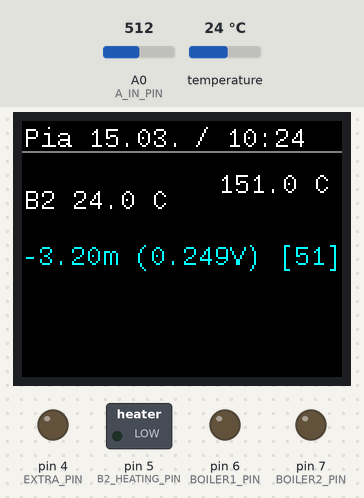
A sketch run on a simulated Arduino Uno, built with avr-gcc and run on an emulated ATmega328P. Parts: 160×128 colour display, switched loads named in the sketch (green lamp = pin HIGH), output pins drawn as LEDs (lit = HIGH). The test bench sets the inputs (shaded band); at power-on: temperature 24 °C, A0 (A_IN_PIN) = 512. The local clock reads 2024-03-15 10:24:30 at power-on unless the sketch sets it; what the sketch prints to the serial monitor is not drawn.

Above: at 2.0 s.
2.1 s: temperature set to 12 °C
At 3.5 s:
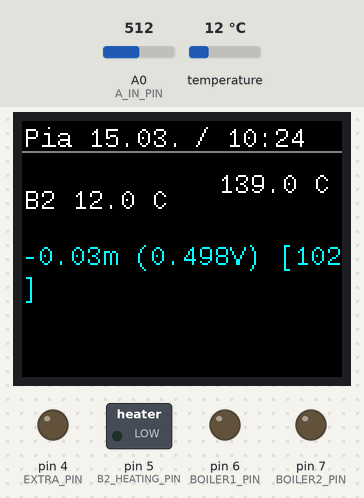
6.9 s: A0 (A_IN_PIN) set to 716
At 8.9 s:
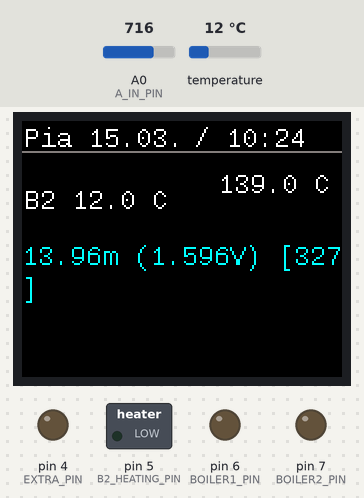
10.6 s: temperature set to 19 °C
At 12.4 s:
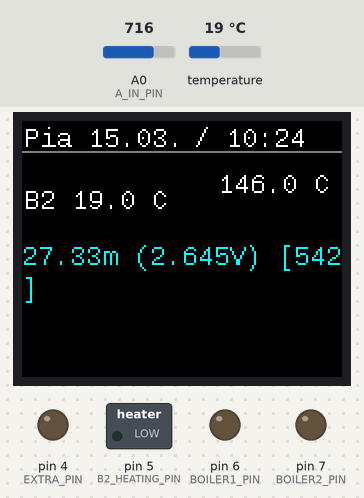
14.5 s: A0 (A_IN_PIN) set to 900
At 16.5 s:
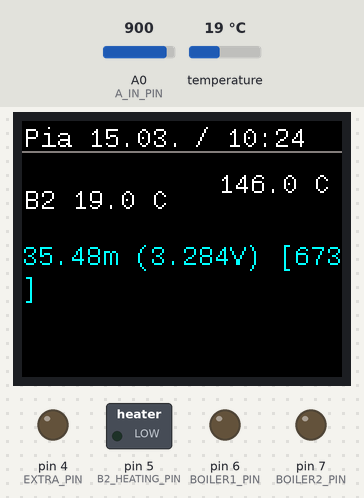
18.3 s: temperature set to 28 °C
At 20.2 s:
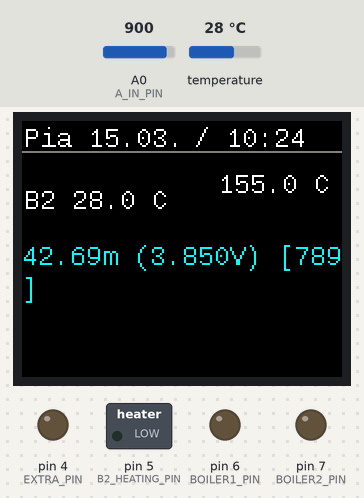
22.2 s: A0 (A_IN_PIN) set to 1023
At 24.2 s:
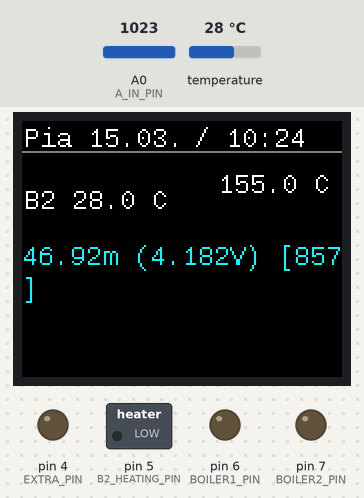
Timing chart, 0 to 25.7 s (numbered marks = the images above; inputs shaded):
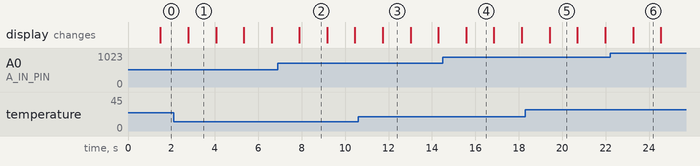

Measured:
- after the input at 2.1 s, the display: changes after 0.68 s (image 1)
- what the display in image 1 shows lasts 1.3 s, from 2.8 s to 4.1 s

The sketch:

boiler-control.ino
```cpp
#include <Arduino.h>

#include <Wire.h>
#include "RTClib.h"

#include <OneWire.h>
#include <DallasTemperature.h>

#include <Adafruit_GFX.h>    // Core graphics library
#include <Adafruit_ST7735.h> // Hardware-specific library for ST7735
#include <SPI.h>
#include "custom-font.h"
#include "custom-font-7p.h"

#include "free_memory.h"
#include "progress.h"
#include "history.h"

#define TFT_CS        10
#define TFT_RST        8 // Or set to -1 and connect to Arduino RESET pin
#define TFT_DC         9

#define COLOR_GRAY	0x83EF

Adafruit_ST7735 tft = Adafruit_ST7735(TFT_CS, TFT_DC, TFT_RST);

RTC_DS3231 rtc;
// char daysOfTheWeek[7][12] = { "Sunday", "Monday", "Tuesday", "Wednesday", "Thursday", "Friday", "Saturday" };
int DATE_TIME_X = 1;
int DATE_TIME_Y = 12;

int T1_POSITION_X = 1;
int T1_POSITION_Y = 28;
int T2_POSITION_X = 1;
int T2_POSITION_Y = T1_POSITION_Y + 15;
int T3_POSITION_X = 1;
int T3_POSITION_Y = T2_POSITION_Y + 15;

int BOILER1_I2C_INDEX = 1;
int BOILER2_I2C_INDEX = 0;
uint8_t *BOILER1_I2C_ADDRESS = new uint8_t[8];
uint8_t *BOILER2_I2C_ADDRESS = new uint8_t[8];
int BOILER1_PIN = 6;
int BOILER2_PIN = 7;
int B2_HEATING_PIN = 5;
int EXTRA_PIN = 4;

int PANEL_I2C_INDEX = 2;

int activeBoiler = -1;
int boilerToActivate = -1;
int activationInProgress = 0;
uint32_t boilerActivationTime;
int VALVE_SWITCH_TEMPERATURE = 4; // temperature difference between boilers for valve switching
int VALVE_SWITCH_DURATION = 60; //duration of impulse for switching of valve in seconds

#define ONE_WIRE_BUS 2
// Setup a oneWire instance to communicate with any OneWire device
OneWire oneWire(ONE_WIRE_BUS);
// Pass oneWire reference to DallasTemperature library
DallasTemperature sensors(&oneWire);
int deviceCount = 0;

char previousText[3][30];
int PREV_TIME = 1;
int PREV_DATE = 2;

char previousTemperature[5][3][30]; //todo: rename to 'previousText'

// ============== WATER LEVEL MEASUREMENT =====================================

int A_IN_PIN = 14; // A0
float DA_RATIO = 0.00488; // 5/1024
int WATER_DENSITY = 1000;
float GRAVITATIONAL_ACCELERATION = 9.81;

const int mCount = 10;
int currentMeasurement = 0;
float measurements[mCount];

// ============================================================================

//####################### METHOD FORWARD DECLARATION #############################
void drawDateTime(DateTime now);
void printTimeToSerial();
void testdrawtext(char *text, uint16_t color);
void detectTempSensors();
void drawTemperature(char *text, float temperature, int positionX, int positionY, uint16_t color);
void drawTemperature2(int i2c_index, float temperature, int positionX, int positionY, uint16_t color);
void drawWaterLevel(int i2c_index, int digitalInput, int positionX, int positionY, uint16_t color);
void evaluateValve(float temp1, float temp2);
void activateBoiler();
char* indexToDay(uint8_t index);
uint16_t getColor(int boiler);
void evaluateHeating();
boolean isErrorTemperature(float temperature);
int scmp(const char *X, const char *Y);
void calculateWaterLevel(DateTime now, Adafruit_ST7735 tft);

void setup(void) {
	sensors.begin();  // Start up the library
	sensors.getAddress(BOILER1_I2C_ADDRESS, BOILER1_I2C_INDEX);
	sensors.getAddress(BOILER2_I2C_ADDRESS, BOILER2_I2C_INDEX);

	sensors.setResolution(12);
	sensors.setWaitForConversion(true);

	Serial.begin(115200);

	tft.initR(INITR_BLACKTAB);
	tft.setTextWrap(true);
	tft.setFont(&LiberationMono_Regular7pt7b);

	// Serial.println(F("Initialized"));

	tft.setRotation(1);
	tft.fillScreen(ST77XX_BLACK);
	tft.drawFastHLine(0, 15, 160, COLOR_GRAY);

	int b = rtc.begin();

	if (!b) {
		Serial.println("RTC problem");
		while (1)
			;
	} else {
		Serial.println("RTC ok");
	}

	if (rtc.lostPower()) {
		// Serial.println("RTC lost power, lets set the time!");
		// Following line sets the RTC to the date & time this sketch was compiled
		rtc.adjust(DateTime(F(__DATE__), F(__TIME__)));
		// Following line sets the RTC with an explicit date & time
		// for example to set January 27 2017 at 12:56 you would call:
		// rtc.adjust(DateTime(2017, 1, 27, 12, 56, 0));
	}

	pinMode(BOILER1_PIN, OUTPUT);
	pinMode(BOILER2_PIN, OUTPUT);
	pinMode(B2_HEATING_PIN, OUTPUT);
	pinMode(EXTRA_PIN, OUTPUT);
//	activateBoiler(); // should not be needed here

//	detectTempSensors();
	//	strcpy(textHistory['time'], "empty");
	//	strcpy(textHistory['date'], "empty");
	strcpy(previousTemperature[BOILER1_I2C_INDEX][0], "B1");
	strcpy(previousTemperature[BOILER2_I2C_INDEX][0], "B2");
	strcpy(previousTemperature[PANEL_I2C_INDEX][0], "T3");
}

void loop() {
	long start = micros();
	delay(500);

	sensors.requestTemperatures();

	float boiler1Temperature = sensors.getTempCByIndex(BOILER1_I2C_INDEX);
//	boiler1Temperature = sensors.getTempC(BOILER1_I2C_ADDRESS);
	float boiler2Temperature = sensors.getTempCByIndex(BOILER2_I2C_INDEX);
//	boiler2Temperature = sensors.getTempC(BOILER2_I2C_ADDRESS);
	float panelTemperature = sensors.getTempCByIndex(PANEL_I2C_INDEX);

//	Serial.print("temperature: ");
//	Serial.println(boiler2Temperature);

	uint16_t color;
	color = getColor(BOILER1_PIN);
	drawTemperature2(BOILER1_I2C_INDEX, boiler1Temperature, T1_POSITION_X, T1_POSITION_Y, color);
	color = getColor(BOILER2_PIN);
	drawTemperature2(BOILER2_I2C_INDEX, boiler2Temperature, T2_POSITION_X, T2_POSITION_Y, color);
	drawTemperature2(3, abs(boiler1Temperature - boiler2Temperature), 90, ((T1_POSITION_Y + T2_POSITION_Y) / 2), ST77XX_WHITE);

	drawTemperature2(PANEL_I2C_INDEX, panelTemperature, T3_POSITION_X, T3_POSITION_Y, ST77XX_WHITE);

	evaluateValve(boiler1Temperature, boiler2Temperature);
	activateBoiler();
	evaluateHeating();
  DateTime now = rtc.now();
	drawDateTime(now);
	calculateWaterLevel(now, tft);

	// printTimeToSerial();

	// output pin - not yet determined what it will be used for
//	uint8_t second = rtc.now().second();
//	if ((second % 10) == 0) {
//		digitalWrite(EXTRA_PIN, HIGH);
//	} else {
//		digitalWrite(EXTRA_PIN, LOW);
//	}

	toggleProgressIndicator(tft);

	// Serial.print("mem = ");
	// Serial.println(freeMemory());

	// drawProgressIndicator(tft);

	long end = micros();
	long duration = end - start;
//	Serial.print("loop duration: ");
//	Serial.println(duration);
}

boolean isErrorTemperature(float temperature) {
	return temperature == -127.0;
}

uint16_t getColor(int boiler) {
	if (activeBoiler == boiler) {
		return ST77XX_RED;
	} else {
//		if ((random(0, 10) % 2) == 0) {
//			return ST7735_BLUE;
//		} else {
//			return ST7735_CYAN;
//		}
		return ST77XX_WHITE;
	}
}

void testdrawtext(char *text, uint16_t color) {
	tft.setTextColor(color);
	tft.println(text);
}

void printTimeToSerial() {
	DateTime now = rtc.now();

	Serial.println("Current Date & Time: ");
	Serial.print(now.year(), DEC);
	Serial.print('/');
	Serial.print(now.month(), DEC);
	Serial.print('/');
	Serial.print(now.day(), DEC);
	Serial.print(" (");
	// Serial.print(daysOfTheWeek[now.dayOfTheWeek()]);
	Serial.print(") ");
	Serial.print(now.hour(), DEC);
	Serial.print(':');
	Serial.print(now.minute(), DEC);
	Serial.print(':');
	Serial.print(now.second(), DEC);
	Serial.println();

	Serial.println("Unix Time: ");
	Serial.print("elapsed ");
	Serial.print(now.unixtime());
	Serial.print(" seconds/");
	Serial.print(now.unixtime() / 86400L);
	Serial.println(" days since 1/1/1970");

	Serial.println("----------------------------------");
}

void drawDateTime(DateTime now) {
	char resultText[11];
	int16_t x = 0, y = 0;
	uint16_t w = 0, h = 0;

	char *dayName = indexToDay(now.dayOfTheWeek());

	// tft.setCursor(DATE_TIME_X, DATE_TIME_Y);
	tft.setTextColor(ST77XX_WHITE);

	//----------------------------
//	sprintf(result, "%s %02d:%02d:%02d\n%02d.%02d.%02d", dayName, now.hour(), now.minute(), now.second(), now.day(), now.month(), now.year());
//	tft.getTextBounds(result, DATE_TIME_X, DATE_TIME_Y, &x, &y, &w, &h);
//	w += 2; // a bug, rectangle of text may not be calculated correctly
//	tft.fillRect(x - 1, y - 1, w, h, ST77XX_BLACK); // "-1" is for fixing of calculation of text rectangle
//
//	tft.setCursor(DATE_TIME_X, DATE_TIME_Y);
//	tft.setTextColor(ST77XX_WHITE);
//	tft.print(result);
	//----------------------------

	sprintf(resultText, "%s %02d.%02d.", dayName, now.day(), now.month());
	if (strcmp(previousText[PREV_TIME], resultText) != 0) {
	  tft.setCursor(DATE_TIME_X, DATE_TIME_Y);
		strcpy(previousText[PREV_TIME], resultText);
		tft.getTextBounds(resultText, DATE_TIME_X, DATE_TIME_Y, &x, &y, &w, &h);
    w += 2; // a bug, rectangle of text may not be calculated correctly
		tft.fillRect(x - 1, y - 1, w, h + 1, ST77XX_BLACK); // "-1" is for fixing of calculation of text rectangle
		tft.println(resultText);
	} else {
		tft.getTextBounds(previousText[PREV_TIME], DATE_TIME_X, DATE_TIME_Y, &x, &y, &w, &h);
    w += 2; // a bug, rectangle of text may not be calculated correctly
  }


	sprintf(resultText, " / %02d:%02d", now.hour(), now.minute());
	// sprintf(resultText, " - %02d.%02d.", now.second(), now.second());
	if (strcmp(previousText[PREV_DATE], resultText) != 0) {
	  tft.setCursor(DATE_TIME_X + w, DATE_TIME_Y);
    strcpy(previousText[PREV_DATE], resultText);
		tft.getTextBounds(resultText, DATE_TIME_X + w, DATE_TIME_Y, &x, &y, &w, &h); //todo: why +w ???
		tft.fillRect(x - 1, y, w + 1, h, ST77XX_BLACK); // "-1" is for fixing of calculation of text rectangle
		tft.print(resultText);
	}

}

void detectTempSensors() {
	Serial.print("Locating devices...");
	Serial.print("Found ");
	deviceCount = sensors.getDeviceCount();
	Serial.print(deviceCount, DEC);
	Serial.println(" devices.");
	Serial.println("");

	tft.setTextWrap(true);
	tft.setCursor(0, 15);

	char result[50];
	sprintf(result, "count: %d", deviceCount);
	testdrawtext(result, ST7735_BLUE);

	sensors.getAddress(BOILER1_I2C_ADDRESS, BOILER1_I2C_INDEX);
	sprintf(result, "b1: %d", BOILER1_I2C_ADDRESS);
	testdrawtext(result, ST7735_BLUE);

	sensors.getAddress(BOILER2_I2C_ADDRESS, BOILER2_I2C_INDEX);
	sprintf(result, "b2: %d", BOILER2_I2C_ADDRESS);
	testdrawtext(result, ST7735_BLUE);
	delay(5000);
}

void drawTemperature(char *text, float temperature, int positionX, int positionY, uint16_t color) {

	int16_t x, y;
	uint16_t w, h;
	char result[50];
	char tmp[10];

	if (isErrorTemperature(temperature)) {
		color = ST77XX_ORANGE;
		strcpy(tmp, " ?.?");
	} else {
		dtostrf(temperature, 4, 1, tmp);
	}

	sprintf(result, "%s %s C", text, tmp);
	tft.setCursor(positionX, positionY);
	tft.getTextBounds(result, positionX, positionY, &x, &y, &w, &h);
	tft.fillRect(x, y, w, h, ST77XX_BLACK);
	tft.setTextColor(color);
	tft.print(result);
}

void drawTemperature2(int i2c_index, float temperature, int positionX, int positionY, uint16_t color) {

	int16_t x, y;
	uint16_t w, h;
	char textToPrint[50];
	char temperatureAsString[10];
	char cmpColor[3];

	if (isErrorTemperature(temperature)) {
		color = ST77XX_ORANGE;
//		strcpy(tmp, " ?.?");
		strcpy(textToPrint, previousTemperature[i2c_index][1]);
	} else {
		dtostrf(temperature, 4, 1, temperatureAsString);
		sprintf(textToPrint, "%s %s C", previousTemperature[i2c_index][0], temperatureAsString);
	}


	dtostrf(color, 2, 0, cmpColor);

	int cmpTemp = scmp(previousTemperature[i2c_index][1], textToPrint);
	int cmpCol = scmp(previousTemperature[i2c_index][2], cmpColor);

	if (cmpTemp != 0 || cmpCol != 0) {

//		Serial.println("diff: ");
//		Serial.print(previousTemperture[i2c_index][1]);
//		Serial.print(" = ");
//		Serial.print(result);
//		Serial.print(" -> ");
//		Serial.println(cmpTemp);

		tft.getTextBounds(previousTemperature[i2c_index][1], positionX, positionY, &x, &y, &w, &h);
		strcpy(previousTemperature[i2c_index][1], textToPrint);
		dtostrf(color, 2, 0, previousTemperature[i2c_index][2]);
		tft.setCursor(positionX, positionY);
		tft.fillRect(x, y, w, h, ST77XX_BLACK);
		tft.setTextColor(color);
//		delay(100);
		tft.print(textToPrint);
	}
}

int scmp(const char *s1, const char *s2) {
//	Serial.println("------------------------");
//	Serial.println("diff: ");
//	Serial.print(s1);
//	Serial.print(" = ");
//	Serial.println(s2);

	while (*s1 && (*s1 == *s2)) {

//		Serial.print(*s1);
//		Serial.print(" = ");
//		Serial.println(*s2);

		s1++;
		s2++;
	}

//	Serial.print(*s1);
//	Serial.print(" = ");
//	Serial.println(*s2);
	return *(const unsigned char*) s1 - *(const unsigned char*) s2;
}

void printTemperatureSensorsToSerial() {
	float temperature;
	for (int i = 0; i < deviceCount; i++) {
		Serial.print("Sensor ");
		Serial.print(i + 1);
		Serial.print(" : ");
		temperature = sensors.getTempCByIndex(i);
		Serial.print(temperature);
		Serial.print((char) 176);    //shows degrees character
		Serial.println("C");
	}
}

void evaluateValve(float temp1, float temp2) {

	if (isErrorTemperature(temp1) || isErrorTemperature(temp2)) {
		// Serial.println("error measurement, skipping boiler evaluation");
		return;
	}

	if (activationInProgress) {
		// Serial.println("boiler activation in progress, skipping boiler evaluation");
		return;
	}

	float diff = abs(temp1 - temp2);
	if (diff > VALVE_SWITCH_TEMPERATURE || activeBoiler == -1) {
		if (temp1 > temp2) {
			// Serial.println("warmer boiler 1");
			boilerToActivate = BOILER1_PIN;
		} else {
			// Serial.println("warmer boiler 2");
			boilerToActivate = BOILER2_PIN;
		}
	}
}

void activateBoiler() {
	if (activeBoiler != boilerToActivate) {
		// Serial.println("activation in progress");
		activationInProgress = 1;
	} else {
		return;
	}

	if (boilerActivationTime == 0) {
		boilerActivationTime = rtc.now().unixtime();
	}

	uint32_t now = rtc.now().unixtime();
	uint32_t diff = now - boilerActivationTime;

	if (diff > VALVE_SWITCH_DURATION) {
		// Serial.print("Setting boiler pin to LOW - ");
		boilerActivationTime = 0;
		activeBoiler = boilerToActivate;
		activationInProgress = 0;
		digitalWrite(boilerToActivate, LOW);
	} else {
		// Serial.print("Setting boiler pin to HIGH - ");
		digitalWrite(boilerToActivate, HIGH);
	}
	// Serial.println(boilerToActivate);
}

char* indexToDay(uint8_t index) {
	switch (index) {
	case 0:
		return "Ned";
	case 1:
		return "Pon";
	case 2:
		return "Uto";
	case 3:
		return "Str";
	case 4:
		return "Stv";
	case 5:
		return "Pia";
	case 6:
		return "Sob";
	}
	return "ERR";
}

void evaluateHeating() {
	DateTime dateTime = rtc.now();
	uint8_t day = dateTime.dayOfTheWeek();

	uint8_t hour = dateTime.hour();
//	uint8_t hour = dateTime.minute(); // this is for testing

	if (day != 5 && day != 6 && day != 0) {
		digitalWrite(B2_HEATING_PIN, LOW);
		return;
	}
	if (hour < 3 || hour > 7) {
		digitalWrite(B2_HEATING_PIN, LOW);
		return;
	}

	digitalWrite(B2_HEATING_PIN, HIGH);
}


void calculateWaterLevel(DateTime now, Adafruit_ST7735 tft) {
	int digitalInput = analogRead(A_IN_PIN);

	int position = currentMeasurement++ % mCount;
	measurements[position] = digitalInput;

	int sum = 0;
	for (int i = 0; i < mCount; i++) {
		sum += measurements[i];
	}
	int average = sum / mCount;

	drawWaterLevel(4, average, 0, 71, ST77XX_CYAN);

  updateAverage(now, digitalInput, tft);
}

void drawWaterLevel(int i2c_index, int digitalInput, int positionX, int positionY, uint16_t color) {

	int16_t x, y;
	uint16_t w, h;
	char result[50];
	char textVoltage[10];
	char textDepth[10];

	float voltage = digitalInput * DA_RATIO; //- 0.075;
	dtostrf(voltage, 5, 3, textVoltage);
	float depth = ((voltage - 0.5) * 1000000) / (8 * WATER_DENSITY * GRAVITATIONAL_ACCELERATION);
	dtostrf(depth, 4, 2, textDepth);

	sprintf(result, "%s%sm (%sV) [%d]", previousTemperature[i2c_index][0], textDepth, textVoltage, digitalInput);

	int cmpTemp = scmp(previousTemperature[i2c_index][1], result);

	if (cmpTemp != 0) {
		tft.getTextBounds(previousTemperature[i2c_index][1], positionX, positionY, &x, &y, &w, &h);
		strcpy(previousTemperature[i2c_index][1], result);
		tft.setCursor(positionX, positionY);
		tft.fillRect(x, y, w, h, ST77XX_BLACK);
		tft.setTextColor(color);
		tft.print(result);
	}
}
```

free_memory.cpp
```cpp
#if (ARDUINO >= 100)
#include <Arduino.h>
#else
#include <WProgram.h>
#endif

extern unsigned int __heap_start;
extern void *__brkval;

/*
 * The free list structure as maintained by the
 * avr-libc memory allocation routines.
 */
struct __freelist
{
  size_t sz;
  struct __freelist *nx;
};

/* The head of the free list structure */
extern struct __freelist *__flp;

#include "free_memory.h"

/* Calculates the size of the free list */
int freeListSize()
{
  struct __freelist* current;
  int total = 0;
  for (current = __flp; current; current = current->nx)
  {
    total += 2; /* Add two bytes for the memory block's header  */
    total += (int) current->sz;
  }

  return total;
}

int freeMemory()
{
  int free_memory;
  if ((int)__brkval == 0)
  {
    free_memory = ((int)&free_memory) - ((int)&__heap_start);
  }
  else
  {
    free_memory = ((int)&free_memory) - ((int)__brkval);
    free_memory += freeListSize();
  }
  return free_memory;
}
```

free_memory.h
```cpp
// MemoryFree library based on code posted here:
// http://www.arduino.cc/cgi-bin/yabb2/YaBB.pl?num=1213583720/15
// Extended by Matthew Murdoch to include walking of the free list.

#ifndef FREE_MEMORY_H_
#define FREE_MEMORY_H_

#ifdef __cplusplus
extern "C" {
#endif

int freeMemory();

#ifdef  __cplusplus
}
#endif

#endif /* FREE_MEMORY_H_ */
```

history.h
```cpp
#include <Arduino.h>
#include <Adafruit_ST7735.h> // Hardware-specific library for ST7735
#include <RTClib.h>

void updateAverage(DateTime now, int newVal, Adafruit_ST7735 tft);
void shiftHistory();
void printHistory();
void drawHistory(Adafruit_ST7735 tft);
void drawChart(Adafruit_ST7735 tft, int minValueOfChart, int maxValueOfChart, int shiftBeforePrint);
```

progress.h
```cpp
#include <Arduino.h>
#include <Adafruit_ST7735.h> // Hardware-specific library for ST7735

void toggleProgressIndicator(Adafruit_ST7735 tft);
void drawProgressIndicator(Adafruit_ST7735 tft);
void drawSegment(Adafruit_ST7735 tft, int x, int b, uint16_t color);
```

Source omitted: ustom-font-7p.h (data table, 9194 bytes), custom-font.h (data table, 10840 bytes), history.cpp (5363 bytes), progress.cpp (848 bytes)
